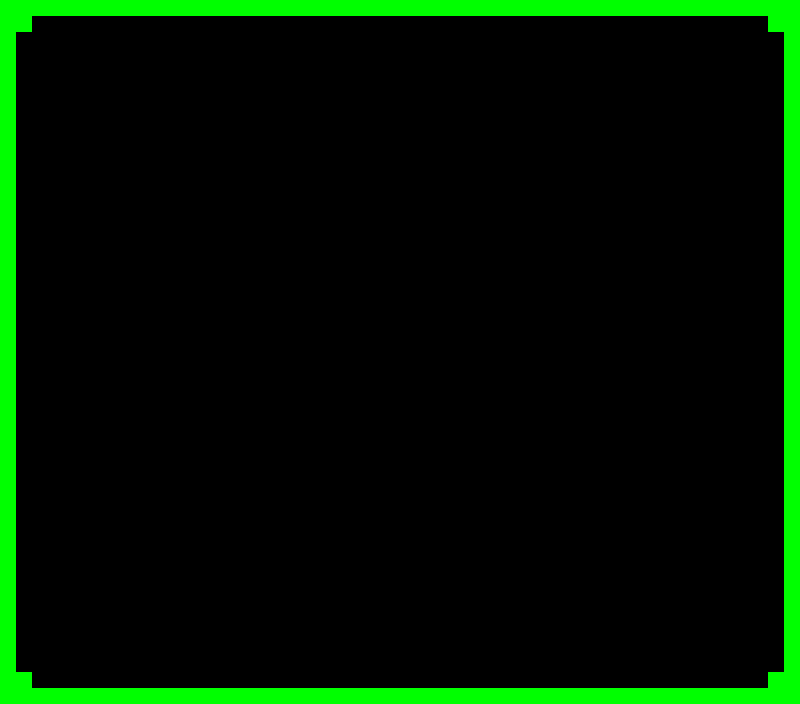

A level layout from a 2D game, rendered from its tile map. Below: a short description, then the map file with tile-grid data replaced by summaries:
An orthogonal 25x22 tile map with 32x32 px tiles, 1 tile layer (Tile Layer 1) and 7 objects (5x TextObject, 2x ClickButton).

<map version="1.9" tiledversion="1.9.2" orientation="orthogonal" renderorder="right-down" width="25" height="22" tilewidth="32" tileheight="32" infinite="0" nextlayerid="3" nextobjectid="12">
	<properties>
		<property name="mainMenuButton" value="mainMenuButton.png" />
		<property name="restartButton" value="restartButton.png" />
	</properties>
	<tileset firstgid="1" name="levelTileset" tilewidth="32" tileheight="32" spacing="2" margin="2" tilecount="13" columns="13">
		<image source="levelTileset.png" width="444" height="36" />
	</tileset>
	<layer id="1" name="Tile Layer 1" width="25" height="22">
		<data>[550 cells, 90 non-empty, 5 distinct tile ids]</data>
	</layer>
	<objectgroup id="2" name="Object Layer 1">
		<object id="4" name="MainMenuButton" class="ClickButton" x="230" y="460" width="10" height="10">
			<properties>
				<property name="numFrames" type="int" value="3" />
				<property name="selectCallbackID" type="int" value="1" />
				<property name="textureID" value="mainMenuButton" />
			</properties>
		</object>
		<object id="5" name="RestartButton" class="ClickButton" x="230" y="300" width="10" height="10">
			<properties>
				<property name="numFrames" type="int" value="3" />
				<property name="selectCallbackID" type="int" value="2" />
				<property name="textureID" value="restartButton" />
			</properties>
		</object>
		<object id="7" name="Game Over" class="TextObject" x="75" y="56.3333" width="10" height="10">
			<properties>
				<property name="text" value="GAME OVER" />
				<property name="textSize" type="int" value="80" />
			</properties>
		</object>
		<object id="8" name="___" class="TextObject" x="89.6667" y="118" width="10" height="10">
			<properties>
				<property name="text" value="_______________________" />
				<property name="textSize" type="int" value="30" />
			</properties>
		</object>
		<object id="9" name="Final Score:" class="TextObject" x="181.667" y="219" width="10" height="10">
			<properties>
				<property name="text" value="Final Score:" />
				<property name="textSize" type="int" value="40" />
			</properties>
		</object>
		<object id="10" name="Score" class="TextObject" x="568" y="219" width="10" height="10">
			<properties>
				<property name="text" value="0" />
				<property name="textCallbackID" type="int" value="1" />
				<property name="textSize" type="int" value="40" />
			</properties>
		</object>
		<object id="11" name="Game Outcome" class="TextObject" x="194.333" y="163.667" width="10" height="10">
			<properties>
				<property name="text" value="0" />
				<property name="textCallbackID" type="int" value="2" />
				<property name="textSize" type="int" value="30" />
			</properties>
		</object>
	</objectgroup>
</map>
